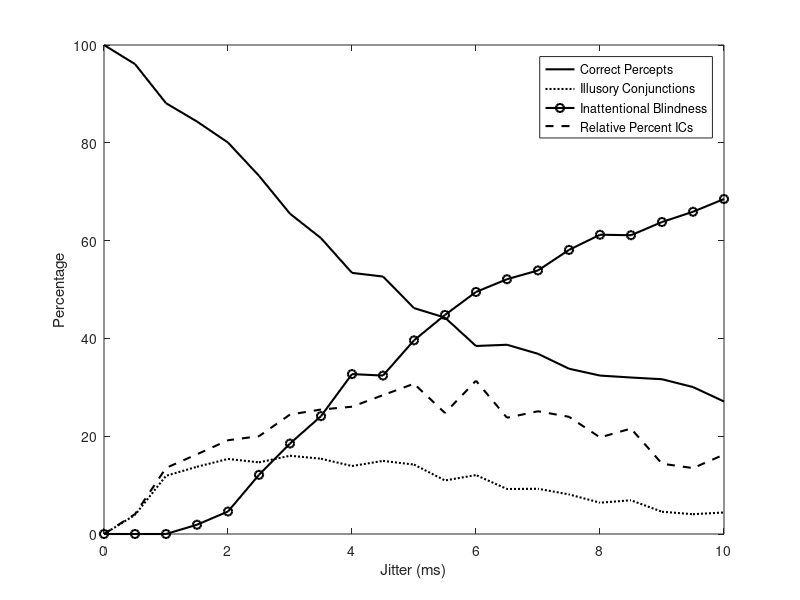

MATLAB code for this plot:
function Jitter_Sim

%This function runs a simulation demonstrating the effect of jitter on the frequency of illusory conjunctions.

close all

%Simulation parameters
%Temporal variables for the simulation; units are ms
Incidence_window = 5;
Sim_time = 10000;

%Input neuron's spike time
    %Base case; the below must be uncommented to use the stimuli
    %Precise_spikes = [6; 0; 2]; %Input stimuli are 'distant' on
    %the retina, and thus the 3rd neuron's time is inconsistent with an
    %illusory conjunction
    
    %Case where stimuli are very close to one-another in the periphery
    Precise_spikes = [6; 0; 12];
    

%Define conduction delays to output neurons
Delays_1 = [6; 12]; %conduction delays to right-angle neuron
Delays_2 = [14; 22; 4]; %Conduction delays to arrow neuron

% **Iterate over different values of jitter **
Jitter_vec = 0.5*[0:20];
Percentages = zeros(3, length(Jitter_vec)); %Initialise array for holding percentage frequencies
for jj = 1:length(Jitter_vec)
    Jitter = Jitter_vec(jj);
    
    Output_count = zeros(3, 1); %Tallies the number of incidences of each output possibility
    %The first and second row represent the right angle and arrow neurons
    %respectively
    %The 3rd represents no activation
    Output_num = 0; %Count total number of activations performed

    %Iterate through each trial over the simulation time
    for ii = 1:10:Sim_time 

        %Randomly generate zero-mean Gaussean jitter to apply to each neuron
        Jitter_1 = normrnd(0, Jitter, 2, 1);
        Jitter_2 = normrnd(0, Jitter, 3, 1);

        %Calculate the arrival times of each spike, including jitter and axonal
        %conduction delay
        Arrival_times_1 = Precise_spikes(1:2) + Delays_1 + Jitter_1; %Note third diagonal neuron is excluded, as does not share connection to right angle neuron
        Arrival_times_2 = Precise_spikes + Delays_2 + Jitter_2;

        %If the range of arrival times (min:max) is within the incidence
        %window, then the higher-level neuron 'activates'; if neither, count a 'non-activation'
        Incidence_1 = range(Arrival_times_1);
        Incidence_2 = range(Arrival_times_2);

        if Incidence_1 < Incidence_window && Incidence_2 < Incidence_window
            %If signal arrives in both neurons temporal windows, then each
            %neuron registers half an activation
            Output_count(1) = Output_count(1) + 0.5;
            Output_count(2) = Output_count(2) + 0.5;
        elseif Incidence_1 < Incidence_window
            Output_count(1) = Output_count(1) + 1;
        elseif Incidence_2 < Incidence_window
            Output_count(2) = Output_count(2) + 1;
        else
            Output_count(3) = Output_count(3) + 1;
        end

        Output_num = Output_num + 1; 
    end

    Percentages(:, jj) = (Output_count/Output_num) * 100;
end

Relative_percent_j = Percentages(2,:) ./ Percentages(1, :) * 100; %Relative incidence of ICs vs. correct percepts

figure('position', [0, 0, 1000, 800])
plot(Jitter_vec, Percentages(1, :), 'k', 'linewidth', 1.5)
hold on
plot(Jitter_vec, Percentages(2, :), 'k:', 'linewidth', 1.5)
plot(Jitter_vec, Percentages(3, :), 'k-o', 'linewidth', 1.5)
plot(Jitter_vec, Relative_percent_j, 'k--', 'linewidth', 1.5)
legend('Correct Percepts', 'Illusory Conjunctions', 'Inattentional Blindness', 'Relative Percent ICs')
xlabel('Jitter (ms)')
ylabel('Percentage')
axis([0 max(Jitter_vec) 0 100])
